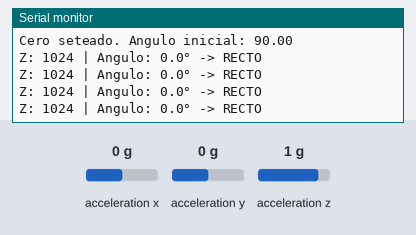
A sketch run on a simulated ESP32. Shown: the last lines printed to the serial monitor. Wiring (inferred from the names in the program): MMA8452 accelerometer at I2C address 0x1C. The inputs (shaded band) are chosen by the test bench; at power-on: acceleration z 1 g, acceleration y 0 g, acceleration x 0 g.

Above: at 2.2 s.
2.3 s: acceleration z set to -1.4 g
At 2.71 s:
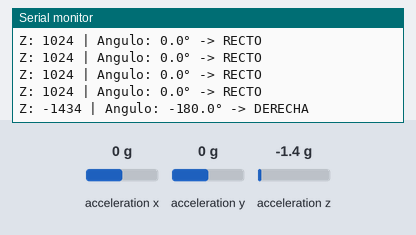
4.6 s: acceleration z set to 1.4 g
At 4.82 s:
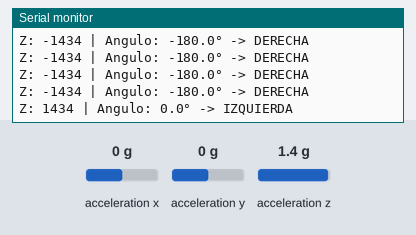
6.7 s: acceleration y set to -1.4 g
At 6.93 s:
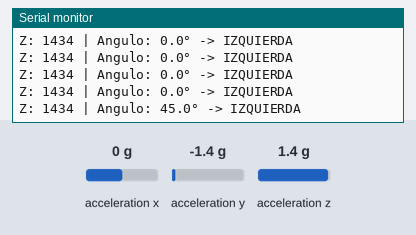

Measured:
- after the input at 2.3 s, the serial monitor: prints a new line after 0.21 s (image 1)
- after the input at 4.6 s, the serial monitor: prints a new line at once (image 2)
- after the input at 6.7 s, the serial monitor: prints a new line at once (image 3)

The sketch:

acelerometro.ino
```cpp
#include <Wire.h>
#include <math.h> // <--- Agregamos esto para las funciones matemáticas

#define MMA845x_ADDRESS 0x1C

int16_t z_referencia = 0;
float angulo_referencia = 0; // Para guardar el ángulo inicial
int umbral = 150;

void setup() {
  Serial.begin(115200);
  Wire.begin(21, 22);

  // 1. Despertar al sensor
  Wire.beginTransmission(MMA845x_ADDRESS);
  Wire.write(0x2A);
  Wire.write(0x01);
  Wire.endTransmission();

  delay(1000);

  // 2. CALIBRACIÓN
  Serial.println("Calibrando... quédate quieto");

  int16_t x, y, z;
  leerSensor(&x, &y, &z);

  z_referencia = z;
  // Calculamos el ángulo inicial usando Z e Y (el plano de inclinación lateral)
  angulo_referencia = atan2((float)z, (float)y) * 180.0 / PI;

  Serial.print("Cero seteado. Angulo inicial: ");
  Serial.println(angulo_referencia);
}

void loop() {
  int16_t x, y, z;
  leerSensor(&x, &y, &z);

  // 1. Calculamos el ángulo actual
  float angulo_actual = atan2((float)z, (float)y) * 180.0 / PI;

  // 2. Calculamos la diferencia de ángulo respecto al cero
  float angulo_final = angulo_actual - angulo_referencia;

  // 3. Tu lógica original de diferencia cruda (para el umbral)
  int diferencia = z - z_referencia;

  // IMPRESIÓN
  Serial.print("Z: ");
  Serial.print(z);
  Serial.print(" | Angulo: ");
  Serial.print(angulo_final, 1); // Imprime con 1 decimal
  Serial.print("°");

  // Lógica de decisión
  if (diferencia > umbral) {
    Serial.println(" -> IZQUIERDA");
  }
  else if (diferencia < -umbral) {
    Serial.println(" -> DERECHA");
  }
  else {
    Serial.println(" -> RECTO");
  }

  delay(300);
}

void leerSensor(int16_t* x, int16_t* y, int16_t* z) {
  Wire.beginTransmission(MMA845x_ADDRESS);
  Wire.write(0x01);
  Wire.endTransmission(false);
  Wire.requestFrom(MMA845x_ADDRESS, 6);

  if (Wire.available() >= 6) {
    *x = (int16_t)(Wire.read() << 8 | Wire.read()) >> 4;
    *y = (int16_t)(Wire.read() << 8 | Wire.read()) >> 4;
    *z = (int16_t)(Wire.read() << 8 | Wire.read()) >> 4;
  }
}
```
